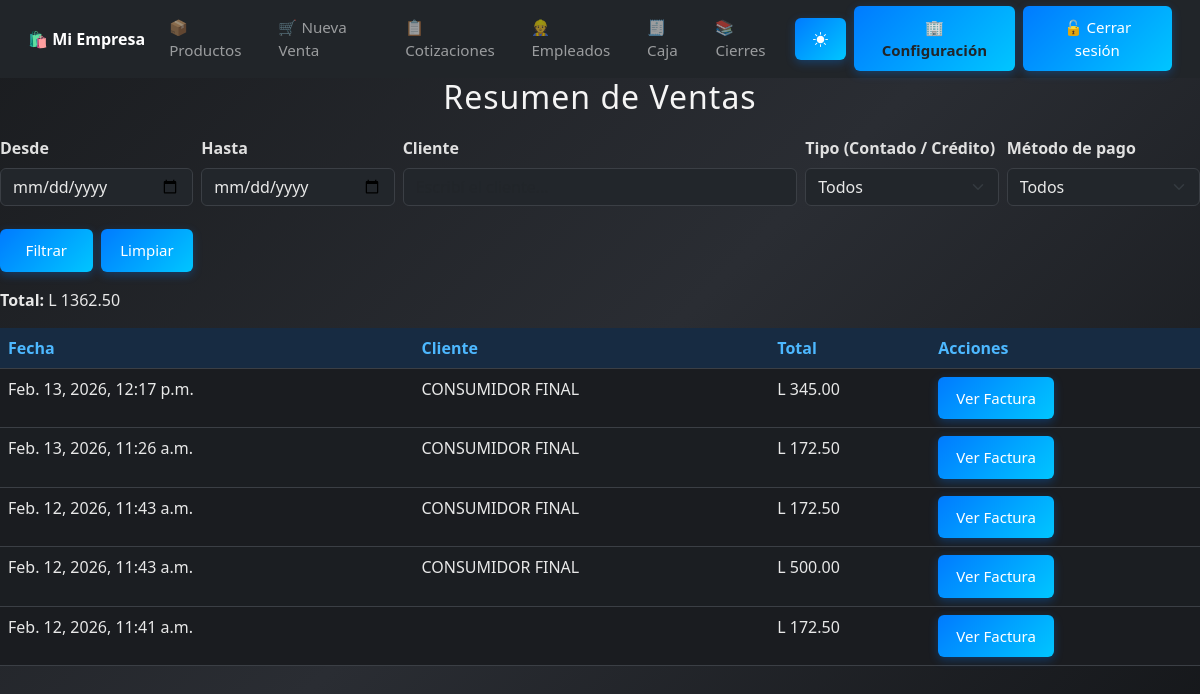
The app's page /ventas/ (signed in), older data.
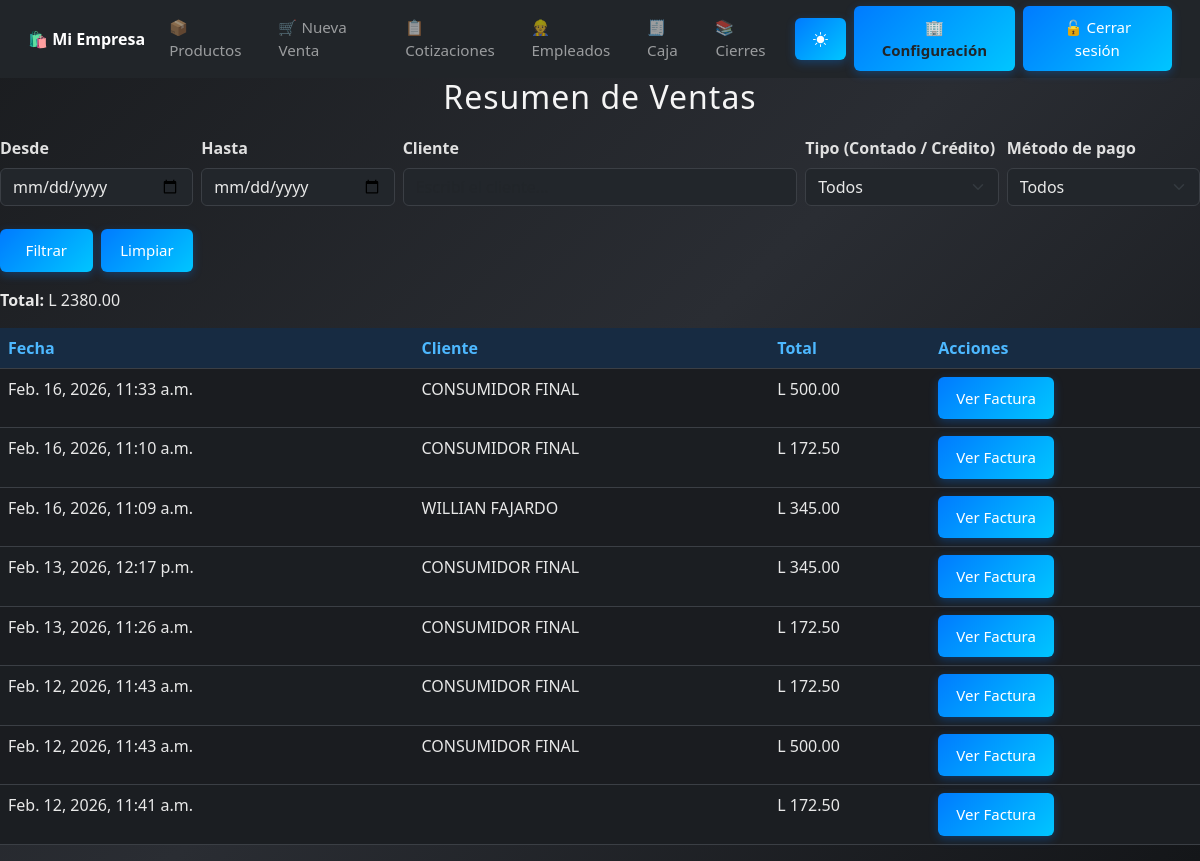
The same page, newer data.
### configuracion/models.py (models this page shows, shortened)
class EmpresaConfig(models.Model):
    empresa = models.OneToOneField(Empresa, on_delete=models.CASCADE, related_name="config")
    nombre = models.CharField(max_length=150)
    rtn = models.CharField(max_length=20, blank=True, null=True)
    direccion = models.CharField(max_length=255, blank=True, null=True)
    telefono = models.CharField(max_length=20, blank=True, null=True)
    correo = models.EmailField(max_length=150, blank=True, null=True)
    moneda = models.CharField(max_length=10, default="L")
    isv_default = models.DecimalField(max_digits=5, decimal_places=2, default=0.15)
    actualizado = models.DateTimeField(auto_now=True)

### ventas/models.py (models this page shows, shortened)
class Venta(models.Model):
    fecha = models.DateTimeField(auto_now_add=True)
    total = models.DecimalField(max_digits=12, decimal_places=2, default=Decimal('0.00'))
    subtotal_exento = models.DecimalField(max_digits=12, decimal_places=2, default=Decimal('0.00'))
    subtotal_g15 = models.DecimalField(max_digits=12, decimal_places=2, default=Decimal('0.00'))
    subtotal_g18 = models.DecimalField(max_digits=12, decimal_places=2, default=Decimal('0.00'))
    impuesto_15 = models.DecimalField(max_digits=12, decimal_places=2, default=Decimal('0.00'))
    impuesto_18 = models.DecimalField(max_digits=12, decimal_places=2, default=Decimal('0.00'))
    cliente = models.ForeignKey(
        'clientes.Cliente',
        on_delete=models.SET_NULL,
        null=True,
        blank=True,
        default=None
    )
    tipo_pago = models.CharField(
        max_length=10,
        choices=[('contado', 'Contado'), ('credito', 'Crédito')],
        default='contado'
    )
    cai = models.ForeignKey(
        'cai.Cai',
        on_delete=models.SET_NULL,
        null=True,
        blank=True
    )
    numero_factura = models.CharField(max_length=30, null=True, blank=True)

### clientes/models.py (models this page shows, shortened)
class Cliente(models.Model):
    nombre = models.CharField(max_length=150)
    rtn = models.CharField(max_length=20, blank=True, null=True)
    direccion = models.CharField(max_length=255, blank=True, null=True)
    telefono = models.CharField(max_length=20, blank=True, null=True)

### ventas/views.py (the view)
# urls.py: path('', views.resumen_ventas, name='resumen_ventas'),          # /ventas/
@login_required
@requiere_modulo('mod_ventas')
@permission_required('ventas.view_venta', raise_exception=True)
def resumen_ventas(request):
    ventas = Venta.objects.all().order_by('-fecha')
    desde = request.GET.get('desde', '')
    hasta = request.GET.get('hasta', '')
    cliente_id = request.GET.get('cliente_id', '')
    cliente_texto = request.GET.get('cliente_nombre', '')
    tipo_pago = request.GET.get('tipo_pago', '')  # ✅ NUEVO
    if desde:
        try:
            fecha_desde = datetime.strptime(desde, '%Y-%m-%d').date()
            ventas = ventas.filter(fecha__date__gte=fecha_desde)
        except ValueError:
            pass
    if hasta:
        try:
            fecha_hasta = datetime.strptime(hasta, '%Y-%m-%d').date()
            ventas = ventas.filter(fecha__date__lte=fecha_hasta)
        except ValueError:
            pass
    if cliente_id:
        ventas = ventas.filter(cliente_id=cliente_id)
    if tipo_pago:
        ventas = ventas.filter(tipo_pago=tipo_pago)
    metodo_pago = request.GET.get('metodo_pago', '')
    if metodo_pago:
        ventas = ventas.filter(pagos__metodo=metodo_pago).distinct()
    total_general = ventas.aggregate(Sum('total'))['total__sum'] or 0
    return render(request, 'ventas/resumen_ventas.html', {
        'ventas': ventas,
        'total_general': total_general,
        'f': {
            'desde': desde,
            'hasta': hasta,
            'cliente_id': cliente_id,
            'cliente_nombre': cliente_texto,
            'tipo_pago': tipo_pago,
            'metodo_pago': metodo_pago,
        }
    })

### core/context_processors.py (called while the page is built)
def empresa_config(request):
    empresa = EmpresaConfig.objects.first()
    if not empresa:
        empresa = EmpresaConfig.objects.create(
            nombre="Mi Empresa",
            rtn="",
            direccion="",
        )
    return {"empresa": empresa}

def modulos_config(request):
    modulos = ModuloConfig.objects.first()
    if not modulos:
        modulos = ModuloConfig.objects.create()
    return {"modulos": modulos}

### ventas/templates/ventas/resumen_ventas.html (shortened to what this page needs)
{% extends 'base.html' %}
{% block content %}
<h2>Resumen de Ventas</h2>
<form method="get" class="row g-2 mb-3">
  <div class="col-md-2">
    <label class="form-label">Desde</label>
    <input type="date" name="desde" value="{{ f.desde }}" class="form-control">
  </div>
  <div class="col-md-2">
    <label class="form-label">Hasta</label>
    <input type="date" name="hasta" value="{{ f.hasta }}" class="form-control">
  </div>
  <div class="col-md-4 position-relative">
    <label class="form-label">Cliente</label>
    <input type="text"
           id="cliente-input"
           name="cliente_nombre"
           value="{{ f.cliente_nombre }}"
           class="form-control"
           placeholder="Escribí el cliente...">
  </div>
  <div class="col-md-2">
  <label class="form-label">Tipo (Contado / Crédito)</label>
  <select name="tipo_pago" class="form-select">
    <option value="">Todos</option>
  </select>
</div>
<div class="col-md-2">
  <label class="form-label">Método de pago</label>
  <select name="metodo_pago" class="form-select">
    <option value="">Todos</option>
  </select>
</div>
  <div class="col-md-2 d-flex align-items-end gap-2">
    <button type="submit" class="btn btn-primary w-100">Filtrar</button>
    <a href="{% url 'ventas:resumen_ventas' %}" class="btn btn-secondary w-100">Limpiar</a>
  </div>
</form>
<p><strong>Total:</strong> L {{ total_general|floatformat:2 }}</p>
<table class="table table-striped mt-3">
  <thead>
    <tr>
      <th>Fecha</th>
      <th>Cliente</th>
      <th>Total</th>
      <th>Acciones</th>
    </tr>
  </thead>
  <tbody>
    {% for venta in ventas %}
    <tr>
      <td>{{ venta.fecha }}</td>
      <td>{{ venta.cliente.nombre }}</td>
      <td>L {{ venta.total }}</td>
      <td>
        <a href="{% url 'ventas:factura' venta.id %}" class="btn btn-sm btn-outline-primary">Ver Factura</a>
      </td>
    </tr>
    {% empty %}
    <tr><td colspan="4">No hay ventas registradas con esos filtros.</td></tr>
    {% endfor %}
  </tbody>
</table>
{% endblock %}

### core/templates/base.html (shortened to what this page needs)
<!DOCTYPE html>
<html lang="es">
<head>
  {% load static %}
  <link href="https://cdn.jsdelivr.net/npm/bootstrap@5.3.0/dist/css/bootstrap.min.css" rel="stylesheet">
  <link rel="stylesheet" href="{% static 'css/estilo_base.css' %}">
  <link href="https://cdn.jsdelivr.net/npm/bootstrap-icons@1.11.3/font/bootstrap-icons.css" rel="stylesheet">
</head>
<body>
  <nav class="navbar navbar-expand-lg navbar-dark bg-dark sticky-top" id="menu-principal">
    <div class="container-fluid">
      <a class="navbar-brand fw-bold" href="{% url 'dashboard' %}">
        🛍️ {{ empresa.nombre|default:"SISTEMAS FAJARDO" }}
      </a>
      <div class="collapse navbar-collapse" id="navbarNav">
        <ul class="navbar-nav me-auto">
          <li class="nav-item">
            <a class="nav-link" href="{% url 'productos:listar_productos' %}">📦 Productos</a>
          </li>
          <li class="nav-item">
            {% if modulos.mod_ventas and perms.ventas.add_venta %}
              <a class="nav-link" href="{% url 'ventas:crear_venta' %}">🛒 Nueva Venta</a>
            {% endif %}
          </li>
          <li class="nav-item">
            {% if modulos.mod_cotizaciones and perms.cotizaciones.view_cotizacion %}
              <a class="nav-link" href="{% url 'cotizaciones:lista_cotizaciones' %}">📋 Cotizaciones</a>
            {% endif %}
          </li>
          <li class="nav-item">
            {% if modulos.mod_empleados and perms.empleados.view_empleado %}
              <a class="nav-link" href="{% url 'empleados:lista_empleados' %}">👷 Empleados</a>
            {% endif %}
          </li>
        <li class="nav-item">
            {% if modulos.mod_caja and perms.caja.add_cajasesion %}
              <a class="nav-link" href="{% url 'caja:abrir_caja' %}">🧾 Caja</a>
            {% endif %}
          </li>
          <li class="nav-item">
            {% if modulos.mod_caja and perms.caja.view_cajasesion %}
            <a class="nav-link" href="{% url 'caja:historial_cajas' %}">📚 Cierres</a>
            {% endif %}
          </li>
        </ul>
        <ul class="navbar-nav ms-auto align-items-center">
          <li class="nav-item me-2">
            <button id="themeToggle" class="btn btn-outline-light btn-sm" type="button">
              <i class="bi bi-brightness-high-fill" id="themeIcon"></i>
            </button>
          </li>
          {% if perms.configuracion.view_empresa %}
          <li class="nav-item me-2">
            <a href="{% url 'configuracion:configuracion_empresa' %}"
               class="btn btn-warning btn-sm fw-bold text-dark">
              🏢 Configuración
            </a>
          </li>
          {% endif %}
          {% if user.is_authenticated %}
          <li class="nav-item">
            <form action="{% url 'logout' %}" method="post" class="mb-0">
              <button type="submit" class="btn btn-danger btn-sm">
                🔓 Cerrar sesión
              </button>
            </form>
          </li>
          {% endif %}
        </ul>
      </div>
    </div>
  </nav>
  <div class="container-fluid px-0">
    {% block content %}
    {% endblock %}
  </div>
</body>
</html>
</body>
</html>

### static/css/estilo_base.css (style rules this page uses)
h2, h3 { text-align: center; color: #f5f5f5; margin-bottom: 20px; letter-spacing: 1px; transition: color 0.3s ease; }
form label { display: block; margin-bottom: 5px; font-weight: 600; color: #e0e0e0; transition: color 0.3s ease; }
form input, form textarea, form select { width: 100%; padding: 10px; margin-bottom: 15px; border: 1px solid rgba(255, 255, 255, 0.2); border-radius: 6px; background-color: rgba(255, 255, 255, 0.1); color: #fff; box-sizing: border-box; transition: all 0.3s ease; }
button, .btn { background: linear-gradient(135deg, #007bff, #00c6ff); color: white; padding: 12px 20px; border: none; border-radius: 6px; font-size: 16px; cursor: pointer; transition: all 0.3s ease; box-shadow: 0 3px 10px rgba(0, 123, 255, 0.3); }
body { background: linear-gradient(135deg, #1a1c1f, #2a2d33, #141619); background-attachment: fixed; color: #f1f1f1; transition: all 0.4s ease; }
@media (max-width: 1200px) { .btn { font-size: 15px; padding: 10px 18px; } }
.navbar, .container, .btn, .contenedor, .form-row, .productos-box { transition: all 0.3s ease; }
.navbar { padding: 0.4rem 1rem !important; }
.navbar-brand { font-size: 1rem; white-space: nowrap; }
.navbar-nav .nav-link { font-size: 0.95rem; padding: 6px 10px; }
html, body { height: 100%; min-height: 100vh; margin: 0; padding: 0; display: flex; flex-direction: column; }
:root { --radius: 6px; }
body:not(.light-mode) { --bs-body-bg: #1b1e22; --bs-body-color: #e8e8e8; --bs-border-color: #3b3f45; --bs-primary-bg-subtle: #172b42; --bs-primary-text: #4db8ff; --bs-card-bg: #22262b; --bs-table-bg: #262b31; --bs-table-striped-bg: #2c3238; --bs-table-hover-bg: #333a42; --bs-warning-bg: #5c4d00; --bs-danger-bg: #5c1f1f; }
body, html { background-color: var(--bs-body-bg) !important; color: var(--bs-body-color) !important; }
input, select, textarea { background-color: var(--bs-card-bg) !important; color: var(--bs-body-color) !important; border-color: var(--bs-border-color) !important; }
.table { background-color: var(--bs-table-bg) !important; color: var(--bs-body-color) !important; }
.table thead th { background-color: var(--bs-primary-bg-subtle) !important; color: var(--bs-primary-text) !important; }
.table-striped > tbody > tr:nth-of-type(odd) { background-color: var(--bs-table-striped-bg) !important; }
.btn { border-radius: var(--radius); }
.btn-primary { background-color: var(--bs-primary-text); border-color: var(--bs-primary-text); }

Row changes from the older to the newer data that the page shows:
added Venta: fecha "Feb. 16, 2026, 11:33 a.m.", cliente.nombre "CONSUMIDOR FINAL", total "500.00"
added Venta: fecha "Feb. 16, 2026, 11:10 a.m.", cliente.nombre "CONSUMIDOR FINAL", total "172.50"
added Venta: fecha "Feb. 16, 2026, 11:09 a.m.", cliente.nombre "WILLIAN FAJARDO", total "345.00"
Text that changed along with them:
{{ total_general|floatformat:2 }}: "1362.50" → "2380.00"
